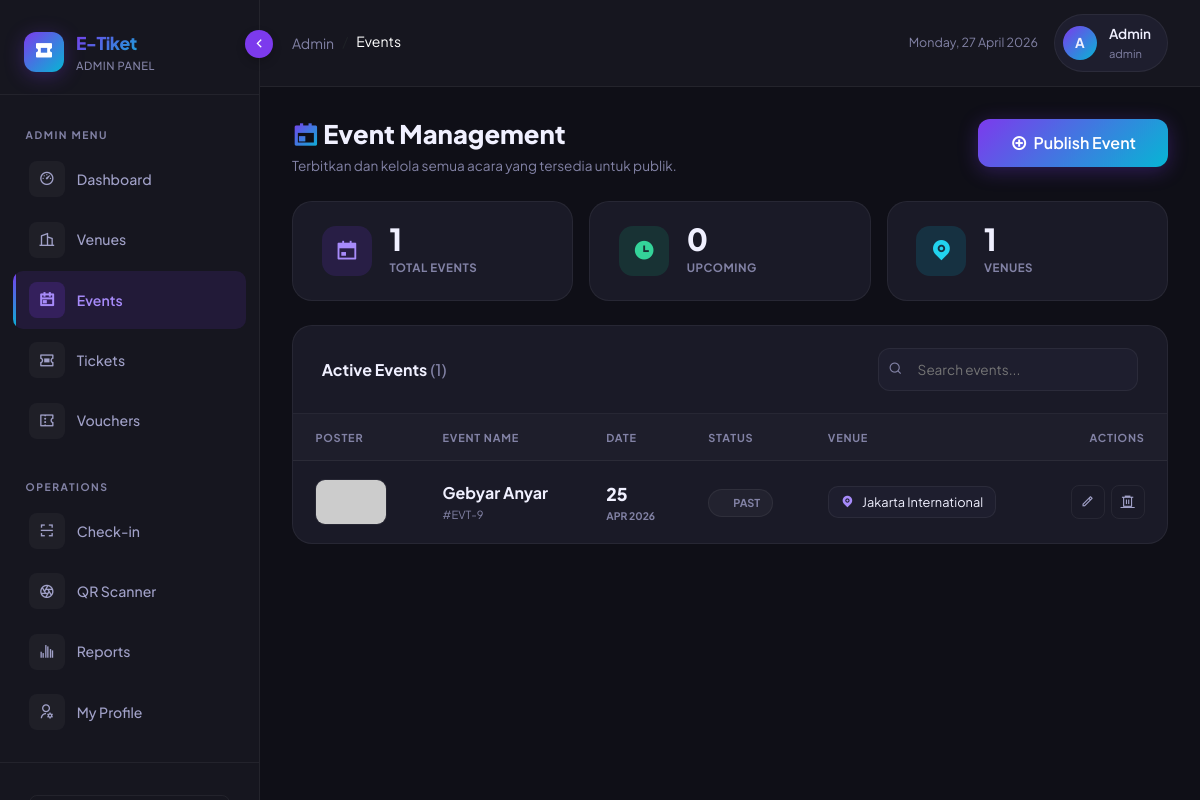
Screenshot of /admin/event.php (signed in) with the database file from the repository.
### tables this page shows
CREATE TABLE `event` (
  `id_event` int(11) NOT NULL,
  `nama_event` varchar(150) NOT NULL,
  `deskripsi` text DEFAULT NULL,
  `tanggal` date NOT NULL,
  `id_venue` int(11) NOT NULL,
  `gambar` varchar(255) DEFAULT 'default.jpg'
);

CREATE TABLE `venue` (
  `id_venue` int(11) NOT NULL,
  `nama_venue` varchar(100) NOT NULL,
  `alamat` text DEFAULT NULL,
  `kapasitas` int(11) NOT NULL
);

### app/controllers/EventController.php (called while the page is built, shortened)
<?php
class EventController {
    private $eventModel;
    public function __construct() {
        require_once __DIR__ . '/../models/EventModel.php';
        $this->eventModel = new EventModel();
    }
    public function index(): void {
        $search      = trim($_GET['search'] ?? '');
        $limit       = 10;
        $page        = max(1, (int)($_GET['page'] ?? 1));
        $offset      = ($page - 1) * $limit;
        $total_data  = $this->eventModel->count($search);
        $events      = $this->eventModel->getAll($search, $limit, $offset);
        require_once __DIR__ . '/../views/admin/event/index.php';
    }
}

### admin/event.php (called while the page is built, shortened)
<?php
require_once __DIR__ . '/../app/controllers/EventController.php';
(new EventController())->index();

### app/config/auth.php (called while the page is built, shortened)
<?php
function currentUser(): array {
    return [
        'id'   => $_SESSION['id_user'] ?? null,
        'nama' => $_SESSION['nama']    ?? '',
        'role' => $_SESSION['role']    ?? '',
    ];
}

### app/config/database.php (called while the page is built, shortened)
<?php
function getDbConnection(): mysqli {
    static $conn = null;
    if ($conn === null) {
        $host = 'localhost';
        $user = 'root';
        $pass = '';
        $db   = 'event_tiket';
        $conn = mysqli_connect($host, $user, $pass, $db);
        mysqli_set_charset($conn, 'utf8mb4');
    }
    return $conn;
}

### app/models/BaseModel.php (called while the page is built, shortened)
<?php
abstract class BaseModel {
    protected mysqli $conn;
    public function __construct() {
        require_once __DIR__ . '/../config/database.php';
        $this->conn = getDbConnection();
    }
    protected function fetchAll(string $sql): array {
        $result = mysqli_query($this->conn, $sql);
        $rows = [];
        while ($row = mysqli_fetch_assoc($result)) {
            $rows[] = $row;
        }
        return $rows;
    }
    protected function fetchOne(string $sql): ?array {
        $result = mysqli_query($this->conn, $sql);
        return mysqli_fetch_assoc($result);
    }
    protected function escape(string $value): string {
        return mysqli_real_escape_string($this->conn, $value);
    }
}

### app/models/EventModel.php (called while the page is built, shortened)
<?php
require_once __DIR__ . '/BaseModel.php';
class EventModel extends BaseModel {
    public function getAll(string $search = '', int $limit = 10, int $offset = 0): array {
        $search = $this->escape($search);
        return $this->fetchAll(
            "SELECT e.*, v.nama_venue FROM event e
             JOIN venue v ON e.id_venue = v.id_venue
             WHERE e.nama_event LIKE '%$search%'
             ORDER BY tanggal DESC LIMIT $offset, $limit"
        );
    }
    public function count(string $search = ''): int {
        $search = $this->escape($search);
        $row    = $this->fetchOne("SELECT COUNT(*) as t FROM event WHERE nama_event LIKE '%$search%'");
        return (int)($row['t'] ?? 0);
    }
}

### app/views/admin/event/index.php (the view, shortened to what this page needs)
<!DOCTYPE html>
<html lang="en" data-theme="dark">
<head>
    <link href="https://cdn.jsdelivr.net/npm/bootstrap@5.3.0/dist/css/bootstrap.min.css" rel="stylesheet">
    <link href="https://cdn.jsdelivr.net/npm/remixicon@4.2.0/fonts/remixicon.css" rel="stylesheet">
    <link href="<?= BASE_URL ?>/assets/css/style.css" rel="stylesheet">
</head>
<body>
<?php require_once __DIR__ . '/../../layouts/sidebar.php'; ?>
<div class="main-content">
    <div class="topnav">
        <div class="topnav-left">
            <nav aria-label="breadcrumb">
                <ol class="breadcrumb mb-0">
                    <li class="breadcrumb-item"><a href="<?= BASE_URL ?>/admin/dashboard.php" class="text-decoration-none small" style="color:var(--text-muted)">Admin</a></li>
                    <li class="breadcrumb-item active small text-white">Events</li>
                </ol>
            </nav>
        </div>
        <div class="topnav-right">
            <div style="font-size: 0.78rem; color: var(--text-muted);"><?= date('l, d F Y') ?></div>
            <div class="user-badge">
                <div class="user-avatar"><?= strtoupper(substr($user['nama'], 0, 1)) ?></div>
                <div class="user-info">
                    <div class="user-name"><?= htmlspecialchars($user['nama']) ?></div>
                    <div class="user-role"><?= htmlspecialchars($user['role']) ?></div>
                </div>
            </div>
        </div>
    </div>
    <div class="page-body" style="padding:2rem 2rem 3rem;">
        <div class="d-flex justify-content-between align-items-start mb-4">
            <div>
                <h1 style="font-size:1.6rem;font-weight:800;color:var(--text-primary);margin:0;"><i class="ri-calendar-event-fill" style="background:var(--gradient-primary);-webkit-background-clip:text;-webkit-text-fill-color:transparent;"></i> Event Management</h1>
                <p style="color:var(--text-muted);font-size:.85rem;margin:4px 0 0;">Terbitkan dan kelola semua acara yang tersedia untuk publik.</p>
            </div>
            <button class="btn btn-primary btn-lg" data-bs-toggle="modal" data-bs-target="#modalAdd">
                <i class="ri-add-circle-line"></i> Publish Event
            </button>
        </div>
        <div class="row g-3 mb-4">
            <?php
            $cards = [
                ['purple', 'ri-calendar-event-fill', $total_data,      'Total Events'],
                ['green',  'ri-time-fill',           $stats_upcoming,  'Upcoming'],
                ['cyan',   'ri-map-pin-fill',        $stats_venues,    'Venues'],
            ];
            foreach ($cards as [$color, $icon, $val, $lbl]): ?>
            <div class="col-md-4">
                <div class="ev-stat">
                    <div class="ev-stat-icon <?= $color ?>"><i class="<?= $icon ?>"></i></div>
                    <div><div class="ev-stat-val"><?= $val ?></div><div class="ev-stat-lbl"><?= $lbl ?></div></div>
                </div>
            </div>
            <?php endforeach; ?>
        </div>
        <div class="ev-table-card">
            <div class="ev-table-toolbar">
                <div style="font-size:1rem; font-weight:700; color:var(--text-primary);">Active Events <span style="color:var(--text-muted);font-weight:500;">(<?= $total_data ?>)</span></div>
                <form method="get" class="ev-search">
                    <input type="text" name="search" placeholder="Search events..." value="<?= htmlspecialchars($search) ?>">
                </form>
            </div>
            <div class="table-responsive">
                <table class="ev-table">
                    <thead>
                        <tr><th>Poster</th><th>Event Name</th><th>Date</th><th>Status</th><th>Venue</th><th style="text-align:right;">Actions</th></tr>
                    </thead>
                    <tbody>
                        <?php foreach ($events as $e):
                            $upcoming = strtotime($e['tanggal']) >= strtotime(date('Y-m-d'));
                            $ts = strtotime($e['tanggal']);
                        ?>
                        <tr>
                            <td><div class="ev-poster-wrap"><img src="<?= BASE_URL ?>/assets/img/events/<?= $e['gambar'] ?>" onerror="this.src='https://placehold.co/80x50/1e1e2e/5a5a78?text=No+Img'"></div></td>
                            <td>
                                <div style="font-weight:700;"><?= htmlspecialchars($e['nama_event']) ?></div>
                                <div style="font-size:.7rem; color:var(--text-muted);">#EVT-<?= $e['id_event'] ?></div>
                            </td>
                            <td>
                                <div style="font-size:1.1rem; font-weight:800;"><?= date('d', $ts) ?></div>
                                <div style="font-size:.65rem; font-weight:700; text-transform:uppercase; color:var(--text-muted);"><?= date('M Y', $ts) ?></div>
                            </td>
                            <td>
                                <span class="ev-status <?= $upcoming ? 'upcoming' : 'past' ?>">
                                    <span class="ev-status-dot"></span>
                                    <?= $upcoming ? 'Upcoming' : 'Past' ?>
                                </span>
                            </td>
                            <td><div style="display:inline-flex; align-items:center; gap:8px; background:var(--bg-elevated); border:1px solid var(--border); border-radius:10px; padding:5px 12px; font-size:.8rem;"><i class="ri-map-pin-fill" style="color:#a78bfa;"></i><?= htmlspecialchars($e['nama_venue']) ?></div></td>
                            <td>
                                <div class="ev-actions">
                                    <button class="ev-btn-act btn-edit-trigger"
                                        data-id="<?= $e['id_event'] ?>" data-nama="<?= htmlspecialchars($e['nama_event']) ?>"
                                        data-desc="<?= htmlspecialchars($e['deskripsi']) ?>" data-tgl="<?= $e['tanggal'] ?>"
                                        data-vid="<?= $e['id_venue'] ?>" title="Edit"><i class="ri-pencil-line"></i>
                                    </button>
                                    <a href="?del=<?= $e['id_event'] ?>&search=<?= $search ?>&page=<?= $page ?>" class="ev-btn-act danger" onclick="return confirm('Hapus event ini?')" title="Delete"><i class="ri-delete-bin-6-line"></i></a>
                                </div>
                            </td>
                        </tr>
                        <?php endforeach; ?>
                    </tbody>
                </table>
            </div>
        </div>
    </div>
</div>
</body>
</html>

### assets/css/style.css (style rules this page uses)
:root { --primary: #7c3aed; --primary-light: #a78bfa; --primary-dark: #5b21b6; --accent: #06b6d4; --accent-2: #f59e0b; --success: #10b981; --danger: #ef4444; --warning: #f59e0b; --bg-base: #0f0f17; --bg-surface: #16161f; --bg-elevated: #1e1e2e; --bg-card: #1a1a27; --bg-hover: #252535; --bg-navbar: rgba(15, 15, 23, 0.8); --border: rgba(255,255,255,0.06); --border-hover: rgba(124,58,237,0.4); --text-primary: #f0f0ff; --text-secondary: #a1a1c8; --text-muted: #8282a5; --gradient-primary: linear-gradient(135deg, #7c3aed 0%, #06b6d4 100%); --gradient-surface: linear-gradient(135deg, #16161f 0%, #1e1e2e 100%); --gradient-card: linear-gradient(145deg, #1a1a27, #1e1e2e); --gradient-success: linear-gradient(135deg, #059669, #10b981); --gradient-danger: linear-gradient(135deg, #dc2626, #ef4444); --gradient-warning: linear-gradient(135deg, #d97706, #f59e0b); --gradient-info: linear-gradient(135deg, #0891b2, #06b6d4); --sidebar-width: 260px; --shadow-sm: 0 2px 8px rgba(0,0,0,0.3); --shadow-md: 0 4px 20px rgba(0,0,0,0.4); --shadow-lg: 0 8px 40px rgba(0,0,0,0.5); --shadow-primary: 0 4px 20px rgba(124,58,237,0.3); --shadow-glow: 0 0 30px rgba(124,58,237,0.15); }
*, *::before, *::after { box-sizing: border-box; margin: 0; padding: 0; }
html { scroll-behavior: smooth; }
body { font-family: 'Plus Jakarta Sans', sans-serif; background-color: var(--bg-base); color: var(--text-primary); line-height: 1.6; min-height: 100vh; overflow-x: hidden; }
.main-content { margin-left: var(--sidebar-width); min-height: 100vh; background: var(--bg-base); padding: 0; }
.page-body { padding: 0 2rem 2rem; }
.topnav { background: var(--bg-surface); border-bottom: 1px solid var(--border); padding: 0.9rem 2rem; display: flex; align-items: center; justify-content: space-between; position: sticky; top: 0; z-index: 100; backdrop-filter: blur(10px); }
.topnav-left { display: flex; align-items: center; gap: 0.5rem; }
.topnav-right { display: flex; align-items: center; gap: 1rem; }
.user-badge { display: flex; align-items: center; gap: 0.75rem; background: var(--bg-elevated); border: 1px solid var(--border); padding: 0.5rem 1rem 0.5rem 0.5rem; border-radius: 50px; cursor: pointer; transition: border-color 0.25s; }
.user-avatar { width: 34px; height: 34px; background: var(--gradient-primary); border-radius: 50%; display: flex; align-items: center; justify-content: center; font-size: 0.85rem; font-weight: 700; }
.user-info .user-name { font-size: 0.85rem; font-weight: 600; color: var(--text-primary); }
.user-info .user-role { font-size: 0.7rem; color: var(--text-muted); }
.btn { font-family: 'Plus Jakarta Sans', sans-serif; font-weight: 600; border-radius: 10px; padding: 0.55rem 1.2rem; font-size: 0.875rem; transition: all 0.25s ease; border: none; cursor: pointer; display: inline-flex; align-items: center; gap: 0.4rem; }
.btn-primary { background: var(--gradient-primary); color: white; box-shadow: var(--shadow-primary); }
.btn-lg { padding: 0.75rem 2rem; font-size: 1rem; border-radius: 12px; }

### app/views/layouts/sidebar.php (style rules this page uses)
:root { --sidebar-width: 260px; --sidebar-collapsed-width: 85px; }
.main-content { transition: margin-left 0.3s cubic-bezier(0.4, 0, 0.2, 1); margin-left: var(--sidebar-width); }
.topnav { transition: all 0.3s ease; }

### rows the page displays
event: nama_event "Gebyar Anyar", id_event "9", tanggal "25", tanggal "APR 2026", shows "PAST", id_venue.nama_venue "Jakarta International"

### other values shown
APP_NAME "E-Tiket"
substr($user['nama'], 0, 1) "A"
$user['nama'] "Admin"
$user['role'] "admin"
$val "1"
$lbl "TOTAL EVENTS"
$val "0"
$lbl "UPCOMING"
$lbl "VENUES"
$total_data "1"
